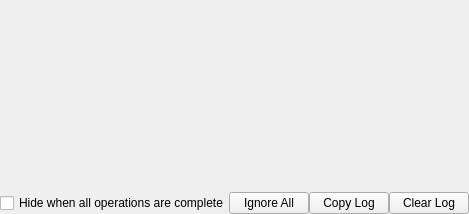
<?xml version="1.0" encoding="UTF-8"?>
<ui version="4.0">
 <class>OperationsWindow</class>
 <widget class="QWidget" name="OperationsWindow">
  <property name="windowTitle">
   <string>Operations</string>
  </property>
  <layout class="QVBoxLayout" name="layout" stretch="0,1,0">
   <property name="spacing">
    <number>0</number>
   </property>
   <property name="leftMargin">
    <number>0</number>
   </property>
   <property name="topMargin">
    <number>0</number>
   </property>
   <property name="rightMargin">
    <number>0</number>
   </property>
   <property name="bottomMargin">
    <number>0</number>
   </property>
   <item>
    <widget class="QWidget" name="tabs" />
   </item>
   <item>
    <widget class="QStackedWidget" name="pages">
     <widget class="QScrollArea" name="operationsArea">
      <property name="widgetResizable">
       <bool>true</bool>
      </property>
      <property name="frameShape">
       <enum>QFrame::NoFrame</enum>
      </property>
      <widget class="QWidget" name="operationsList">
       <layout class="QVBoxLayout" name="operationsRows" stretch="1">
        <property name="spacing">
         <number>0</number>
        </property>
        <property name="leftMargin">
         <number>0</number>
        </property>
        <property name="topMargin">
         <number>0</number>
        </property>
        <property name="rightMargin">
         <number>0</number>
        </property>
        <property name="bottomMargin">
         <number>0</number>
        </property>
        <item>
         <spacer name="operationsEnd">
          <property name="orientation">
           <enum>Qt::Vertical</enum>
          </property>
          <property name="sizeType">
           <enum>QSizePolicy::Expanding</enum>
          </property>
          <property name="sizeHint" stdset="0">
           <size>
            <width>0</width>
            <height>0</height>
           </size>
          </property>
         </spacer>
        </item>
       </layout>
      </widget>
     </widget>
     <widget class="QStackedWidget" name="errors">
      <widget class="QLabel" name="noErrors">
       <property name="text">
        <string>There are no errors.</string>
       </property>
       <property name="alignment">
        <set>Qt::AlignCenter</set>
       </property>
      </widget>
      <widget class="QScrollArea" name="errorsArea">
       <property name="widgetResizable">
        <bool>true</bool>
       </property>
       <property name="frameShape">
        <enum>QFrame::NoFrame</enum>
       </property>
       <widget class="QWidget" name="errorsList">
        <layout class="QVBoxLayout" name="errorsRows" stretch="1">
         <property name="spacing">
          <number>0</number>
         </property>
         <property name="leftMargin">
          <number>0</number>
         </property>
         <property name="topMargin">
          <number>0</number>
         </property>
         <property name="rightMargin">
          <number>0</number>
         </property>
         <property name="bottomMargin">
          <number>0</number>
         </property>
         <item>
          <spacer name="errorsEnd">
           <property name="orientation">
            <enum>Qt::Vertical</enum>
           </property>
           <property name="sizeType">
            <enum>QSizePolicy::Expanding</enum>
           </property>
           <property name="sizeHint" stdset="0">
            <size>
             <width>0</width>
             <height>0</height>
            </size>
           </property>
          </spacer>
         </item>
        </layout>
       </widget>
      </widget>
     </widget>
     <widget class="QPlainTextEdit" name="log">
      <property name="readOnly">
       <bool>true</bool>
      </property>
      <property name="frameShape">
       <enum>QFrame::NoFrame</enum>
      </property>
     </widget>
    </widget>
   </item>
   <item>
    <layout class="QHBoxLayout" name="bottom" stretch="0,1,0,0,0">
     <item>
      <widget class="QCheckBox" name="hideWhenDone">
       <property name="text">
        <string>Hide when all operations are complete</string>
       </property>
      </widget>
     </item>
     <item>
      <spacer name="bottomMiddle">
       <property name="orientation">
        <enum>Qt::Horizontal</enum>
       </property>
       <property name="sizeType">
        <enum>QSizePolicy::Expanding</enum>
       </property>
       <property name="sizeHint" stdset="0">
        <size>
         <width>0</width>
         <height>0</height>
        </size>
       </property>
      </spacer>
     </item>
     <item>
      <widget class="QPushButton" name="ignoreAll">
       <property name="text">
        <string>Ignore All</string>
       </property>
       <property name="autoDefault">
        <bool>false</bool>
       </property>
      </widget>
     </item>
     <item>
      <widget class="QPushButton" name="copyLog">
       <property name="text">
        <string>Copy Log</string>
       </property>
       <property name="autoDefault">
        <bool>false</bool>
       </property>
      </widget>
     </item>
     <item>
      <widget class="QPushButton" name="clearLog">
       <property name="text">
        <string>Clear Log</string>
       </property>
       <property name="autoDefault">
        <bool>false</bool>
       </property>
      </widget>
     </item>
    </layout>
   </item>
  </layout>
 </widget>
 <resources />
 <connections />
</ui>
